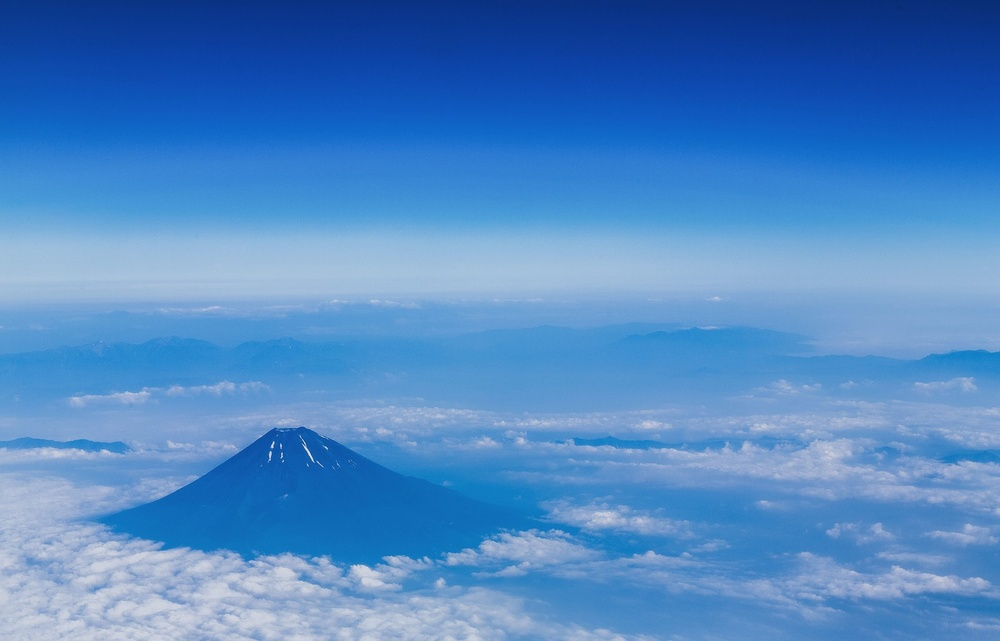
#> input picture 9回目/sample_bluesky.jpg, 1000 x 641 px, shrunk from 1600 x 1025 before the run, found by its file name; its folder holds only this picture in this run
$ python 9_1_1.py
#> lines starting #> are read from the running program, lines starting #| are printed output that depends on the picture; long printed decimals are rounded
# ワーク：1.2.SVMを利用した空の写真の天気判定①

# 使用するモジュールの読み込み
import pandas as pd
import numpy as np
import matplotlib.pyplot as plt
import cv2

#データのディレクトリを定義
directory ='./tenants/data/'

# 晴れ画像のサンプルデータ読み込み
file = f'{directory}sample_bluesky.jpg'
img = cv2.imread(file)
#> img is the input picture: shape (641, 1000, 3); mean B, G, R 197.4, 134.6, 78.2
print(f'画像データの要素数：{img.shape}\n')
#| 画像データの要素数：(641, 1000, 3)

# 画像データの表示
plt.imshow(img)
plt.show()
plt.clf()

#BGR→RGBに変換して表示
img = cv2.cvtColor(img, cv2.COLOR_BGR2RGB)
plt.imshow(img)
plt.show()
plt.clf()

# 画像中のRGB (Red/Green/Blue) を求めるための関数
def average_color(src):

    average_bgr = [0,0,0]
    # RGBの平均値の算出
    for i in range(3):
        extract_img = src[:,:,i]
        average_bgr[i] = np.average(extract_img)
#> this loop made 3 passes
#> pass 1, in average_color, `extract_img = src[:,:,i]`:
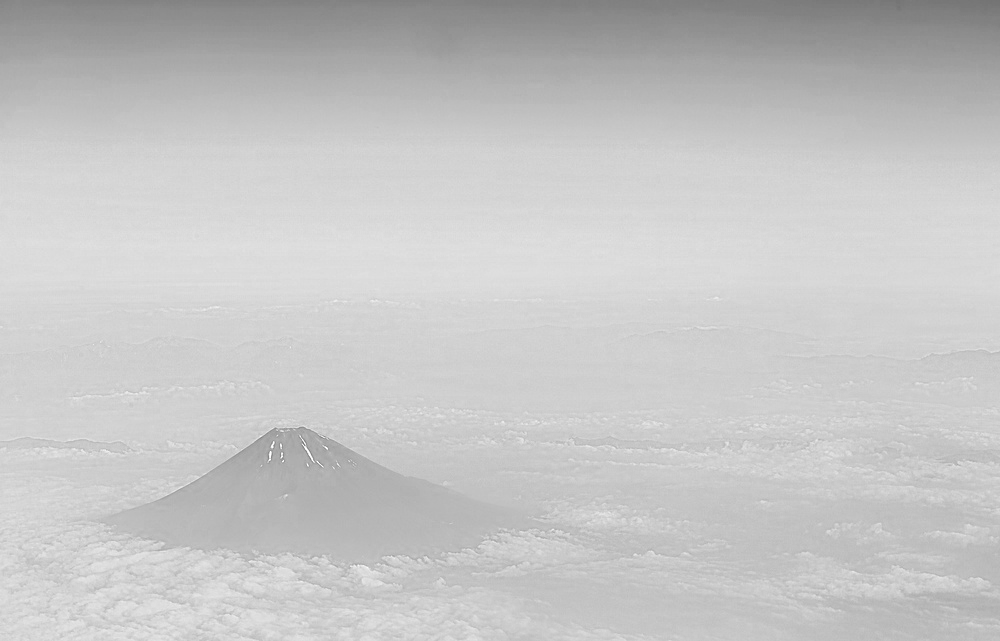
#> extract_img: shape (641, 1000); min 107, max 255, mean 197.4
#> pass 2, in average_color, `extract_img = src[:,:,i]`:
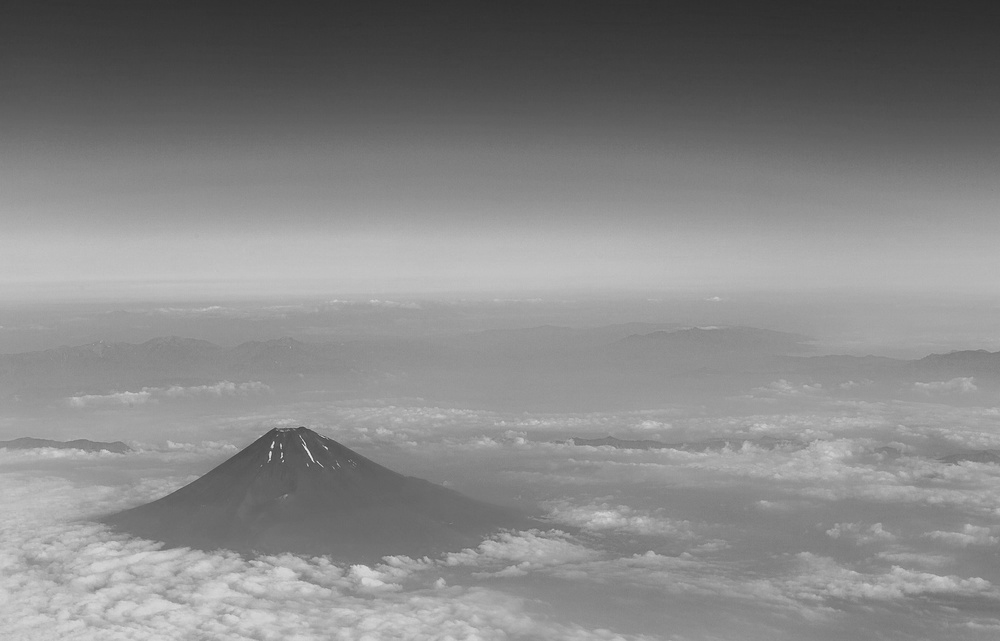
#> extract_img: shape (641, 1000); min 43, max 239, mean 134.6
#> pass 3, in average_color, `extract_img = src[:,:,i]`:
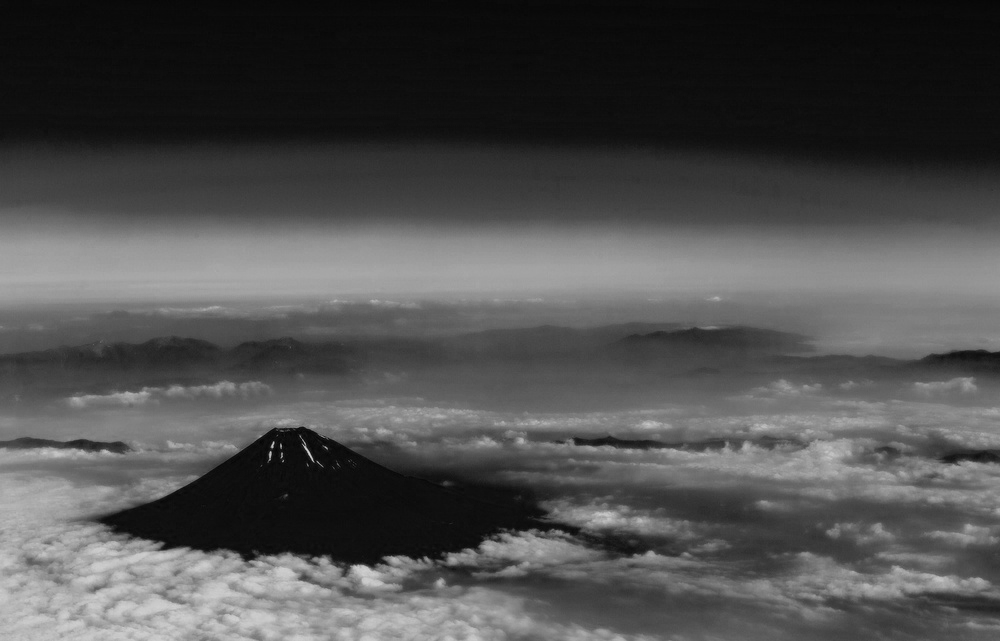
#> extract_img: shape (641, 1000); min 1, max 214, mean 78.2
#> after the loop, average_bgr = [197.4, 134.6, 78.16]

    rgb_value = [average_bgr[2], average_bgr[1], average_bgr[0]]
#> rgb_value = [78.16, 134.6, 197.4]

    return rgb_value

# 画像データから特徴量を抽出する関数
def get_rgb(file, label):
    #画像の読み込み
    input_img = cv2.imread(file)
    #RGBの平均値を取得する
    rgb_value = average_color(input_img)
#> rgb_value = [78.16, 134.6, 197.4]
    #label, R, G, Bの要素を\t区切り(tsv)で表す
    tsv_line = f'{label}\t{rgb_value[0]}\t{rgb_value[1]}\t{rgb_value[2]}\n'

    return tsv_line

#サンプルデータのRGB取得
tsv_line = get_rgb(file, '001')
print(f'sample_bluesky.jpgのラベルとRGB：\n{tsv_line}')
#| sample_bluesky.jpgのラベルとRGB：
#| 001	78.164	134.581	197.438
